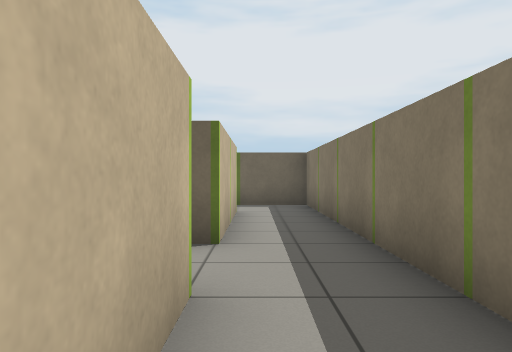
View 1 (above)

21 first-person views from a walk through a Gazebo world. The camera is 0.83 m above the floor, looks level and sees 70° across. The floor is counted in squares, 1 m on a side. Each view is taken from the middle of a square. On the plan, view 1 faces up. The plan holds only what a view shows up to about 12 squares ahead; the rest is blank.

View 2
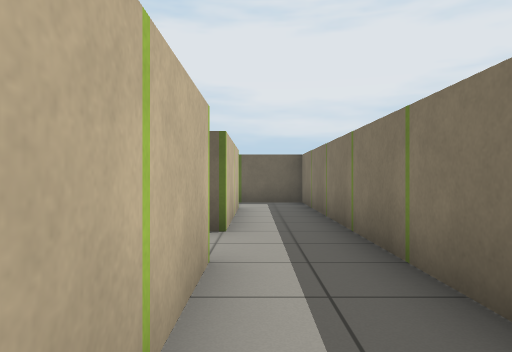

View 3
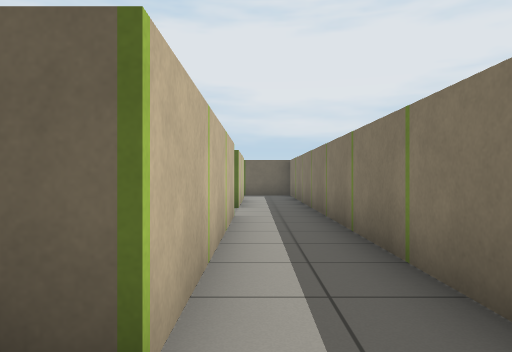

View 4
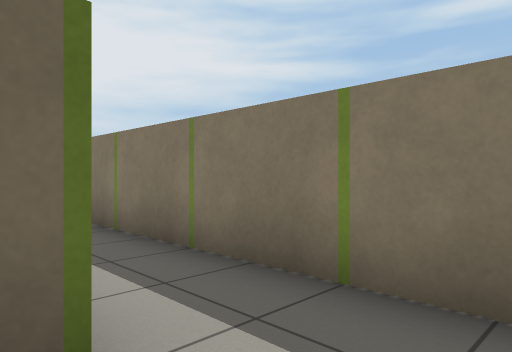

View 5
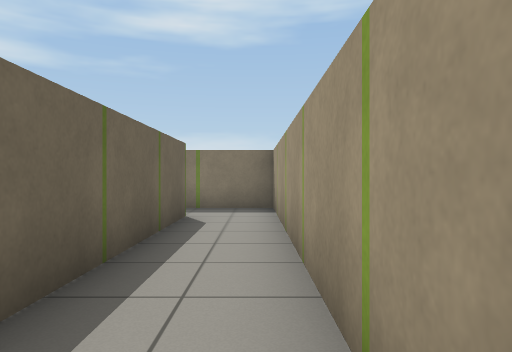

View 6
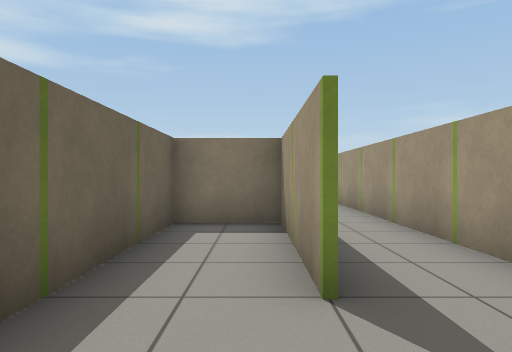

View 7
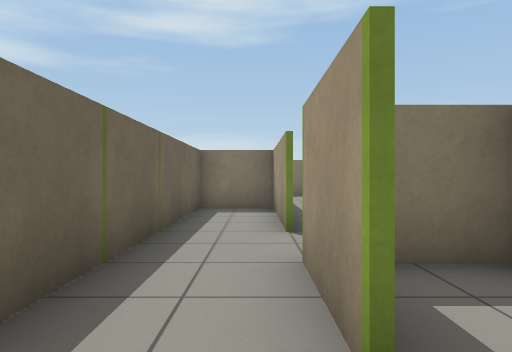

View 8
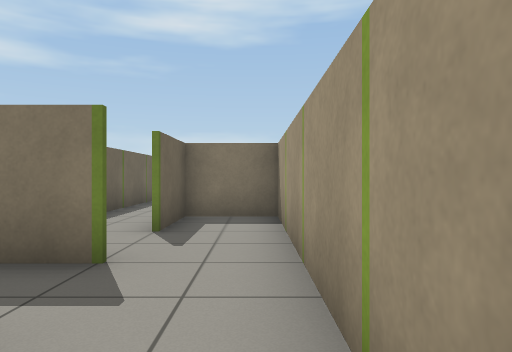

View 9
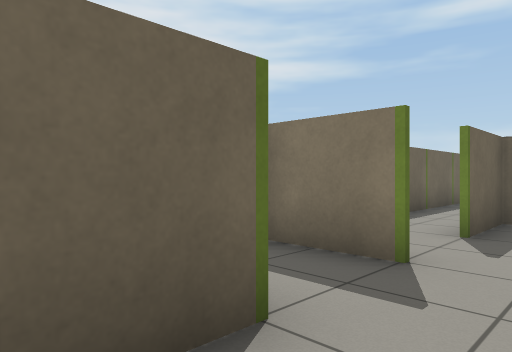

View 10
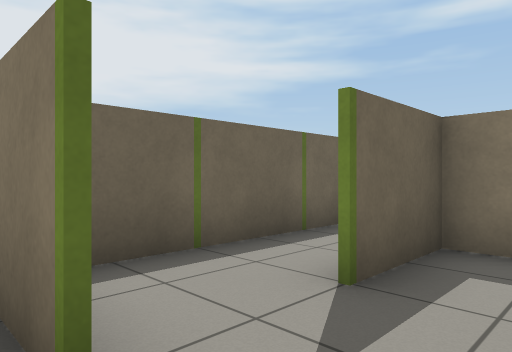

View 11
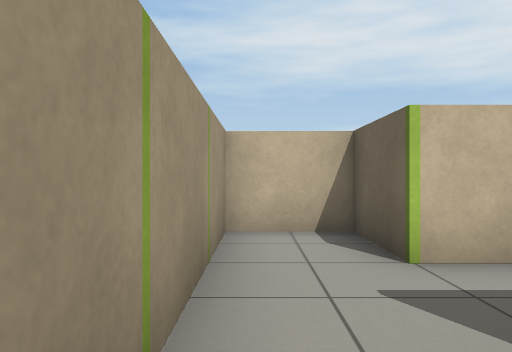

View 12
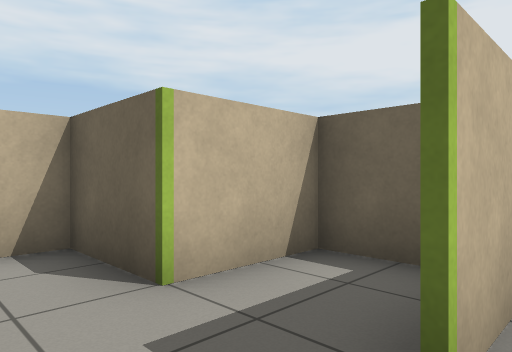

View 13
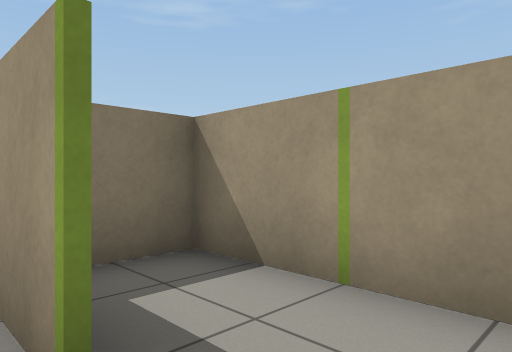

View 14
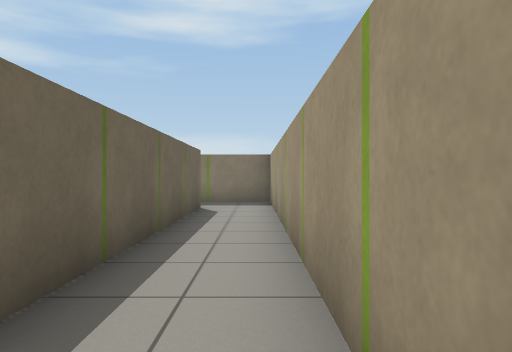

View 15
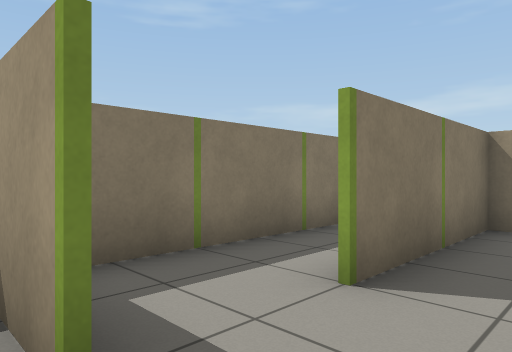

View 16
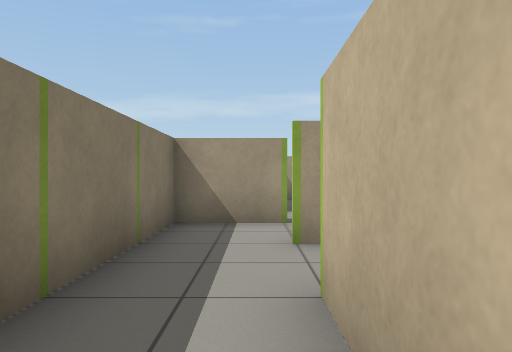

View 17
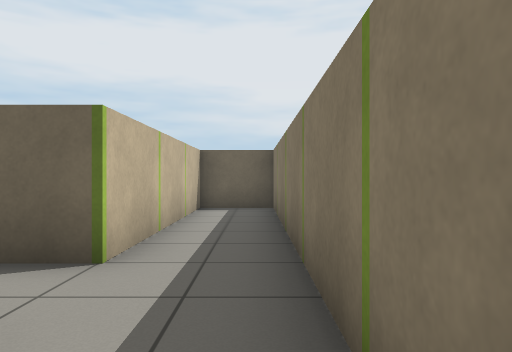

View 18
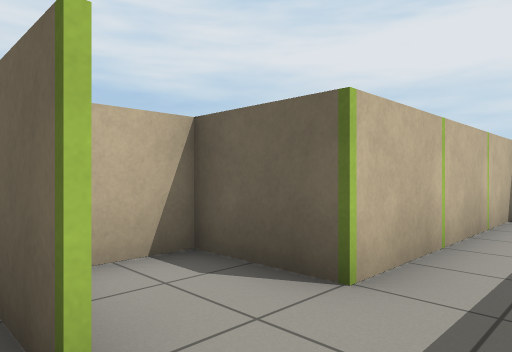

View 19
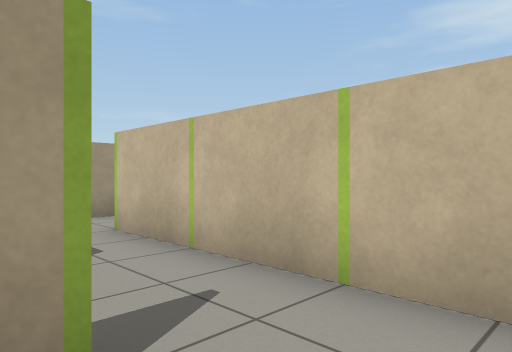

View 20
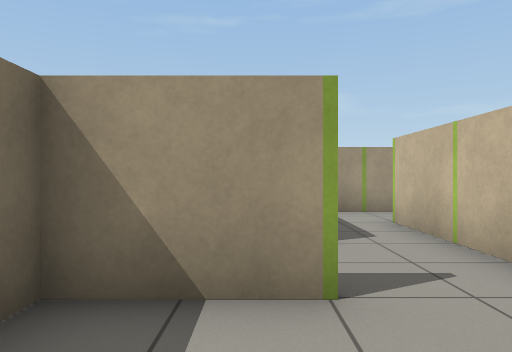

View 21
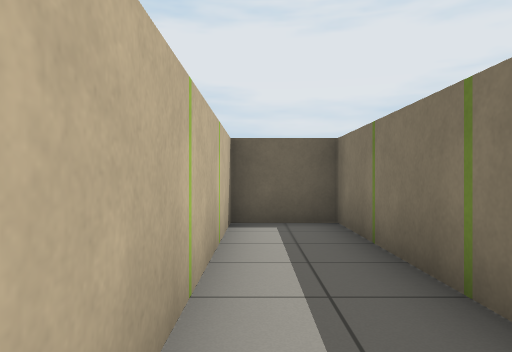

### Floor plan
Points are (right, up) in squares from view 1. A wall is a line through its corners. A room is listed if a view was taken in it or the views show most of it. See-through windows are left out.
Room 1 (views 1, 2, 3, 4)
walls: (-0.4, 2.5) (-0.4, -3.6) (-1.4, -3.6); (-0.6, 6.5) (-0.6, 8.5); (-1.5, -5.5) (0.2, -5.5); (1.5, -5.5) (1.5, 10.5) (-0.5, 10.4); (-0.4, 8.4) (-0.4, 4.5); (-2.5, 8.4) (-2.5, 6.5)
ways out: opening at (-1.5, -5.5) to room 2; opening at (-1.5, 9.5) to room 4; opening at (-2, 6)
objects: green post (-1, -4); green post (-1, -1); green post (-1, 1); green post (-1, 4); green post (-1, 7); green post (-1, 8) to (0, 9); green post (0, 2) to (0, 3); green post (2, -4); green post (2, -2); green post (2, 0); green post (2, 2); green post (2, 4); green post (2, 6); green post (2, 8)
Room 2 (views 5, 6, 14)
walls: (-8.5, -3.5) (-4.6, -3.5) (-4.6, -1.6) (-11.6, -1.6); (-8.6, -5.5) (-1.5, -5.5); (-11.5, -3.5) (-10.5, -3.5); (-1.4, -3.6) (-8, -3.6)
ways out: opening at (-1.5, -5.5) to room 1; opening at (-12, -3) to room 3
objects: green post (-11, -2); green post (-10, -4) to (-10, -3); green post (-9, -6); green post (-9, -4) to (-8, -3); green post (-9, -2); green post (-7, -6); green post (-7, -4); green post (-7, -2); green post (-5, -6); green post (-5, -4); other object (-3, -6); green post (-3, -4); other object (-1, -6)
Room 3 (views 7, 8, 9, 10, 11, 12, 13)
walls: (-14.5, -2.9) (-14.5, -1.8); (-14.4, -2.4) (-14.4, -2.9); (-15.3, -1.6) (-16.4, -1.6) (-16.4, -3.6) (-18.4, -3.6) (-18.4, -5.5) (-10.6, -5.5) (-10.6, -3.6) (-12.5, -3.6); (-12.5, -3.5) (-11.5, -3.5); (-11.6, -1.6) (-13.8, -1.6)
ways out: opening at (-12, -3) to room 2
objects: green post (-17, -6); green post (-17, -4); green post (-15, -6); green post (-15, -3); green post (-13, -6); green post (-13, -4) to (-12, -3); green post (-13, -2)
Room 4 (views 15, 16, 17, 18, 19, 20, 21)
walls: (-0.5, 10.6) (1.5, 10.6) (1.5, 20.5) (-0.4, 20.4) (-0.4, 14.5) (-2.5, 14.5) (-2.5, 13.4); (-2.5, 10.6) (-2.5, 8.4)
ways out: opening at (-1.5, 9.5) to room 1
objects: green post (-3, 9); green post (-3, 11); green post (-1, 10) to (0, 11); green post (-1, 12); green post (-1, 14); green post (-1, 17); other object (-1, 19); green post (2, 12); green post (2, 14); green post (2, 16); green post (2, 18)

Positions as (right, up) in squares from view 1, and headings:
1: (0, 0), facing up
2: (0, -1), facing up
3: (0, -5), facing up
4: (-1, -5), facing up-right
5: (-8, -5), facing right
6: (-11, -3), facing right
7: (-14, -3), facing right
8: (-18, -5), facing right
9: (-18, -5), facing up-right
10: (-15, -5), facing up-right
11: (-13, -5), facing left
12: (-14, -5), facing up-left
13: (-14, -3), facing down-right
14: (-10, -5), facing right
15: (-2, 11), facing down-right
16: (0, 17), facing down
17: (1, 11), facing up
18: (1, 12), facing up-left
19: (0, 12), facing down-left
20: (0, 13), facing down
21: (0, 14), facing up
